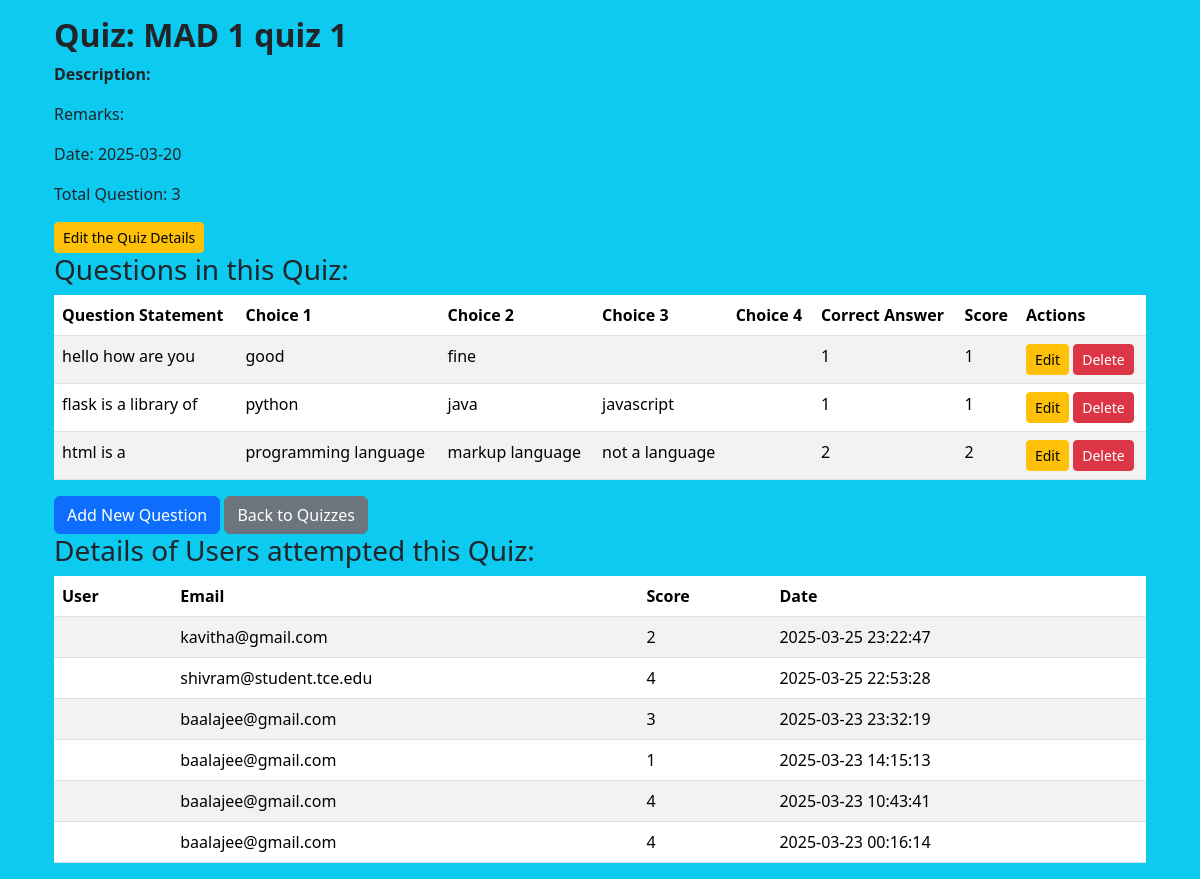
Screenshot of /admin/quiz/2 (signed in) with the database file from the repository.
### models/models.py (models this page shows)
class Quiz(db.Model):
    __tablename__ = "quizzes"
    id = db.Column(db.Integer, primary_key=True, autoincrement=True)
    chapter_id = db.Column(db.Integer, db.ForeignKey('chapters.id'), nullable=False)
    name = db.Column(db.String(50), nullable=False)
    description = db.Column(db.Text)
    remarks = db.Column(db.Text)
    date_of_quiz = db.Column(db.Date)
    chapter = db.relationship('Chapter', back_populates='quizzes')
    questions = db.relationship('Question', back_populates='quiz',cascade="all, delete-orphan")
    scores = db.relationship('Score', back_populates='quiz',cascade="all, delete-orphan")

class Question(db.Model):
    __tablename__ = "questions"
    id = db.Column(db.Integer, primary_key=True, autoincrement=True)
    quiz_id = db.Column(db.Integer, db.ForeignKey('quizzes.id'), nullable=False)
    question_statement = db.Column(db.Text, nullable=False)
    choice1 = db.Column(db.Text, nullable=False)
    choice2 = db.Column(db.Text, nullable=False)
    choice3 = db.Column(db.Text)
    choice4 = db.Column(db.Text)
    correct_answer = db.Column(db.Integer,nullable=False)
    score = db.Column(db.Integer)
    quiz = db.relationship('Quiz', back_populates='questions')

class Score(db.Model):
    __tablename__ = "scores"
    id = db.Column(db.Integer, primary_key=True, autoincrement=True)
    quiz_id = db.Column(db.Integer, db.ForeignKey('quizzes.id'), nullable=False)
    user_id = db.Column(db.Integer, db.ForeignKey('users.id'), nullable=False)
    timestamp = db.Column(db.DateTime, default=datetime.utcnow)
    total_score = db.Column(db.Integer, nullable=False)
    quiz = db.relationship('Quiz', back_populates='scores')
    user = db.relationship('User', back_populates='scores')

class User(db.Model):
    __tablename__ = "users"
    id = db.Column(db.Integer, primary_key=True, autoincrement=True)
    username = db.Column(db.String(50), nullable=False, unique=True)
    email = db.Column(db.String(100), nullable=False, unique=True)
    password = db.Column(db.String(255), nullable=False)
    full_name = db.Column(db.String(100), nullable=False)
    qualification = db.Column(db.String(50))
    dob = db.Column(db.Date)
    college = db.Column(db.String(100))
    roles = db.Column(db.String(50), nullable=False, default='user')
    scores = db.relationship('Score', back_populates='user',lazy=True)

### controllers/controllers.py (the view)
@controllers.route('/admin/quiz/<int:id>')
def quiz_show_detail(id):
    if not check_role('admin'):
        flash('You are not allowed here')
        return redirect(url_for('controllers.login'))
    quiz = Quiz.query.get_or_404(id)
    questions = Question.query.filter_by(quiz_id=quiz.id).all()
    scores = Score.query.filter_by(quiz_id=quiz.id).join(User).order_by(Score.timestamp.desc()).all()
    return render_template('quiz_show_detail.html', quiz=quiz, questions=questions, scores=scores)

### controllers/controllers.py (called while the page is built)
def check_role(role):
    if 'user_id' in session and session['role']==role:
        return True
    return False

### templates/quiz_show_detail.html
{% extends 'layout.html' %}
{% block body %}
<div class="container">
    <h2><strong>Quiz: {{ quiz.name }}</strong></h2>
    <p><strong>Description:</strong>{{ quiz.description }}</p>
    <p>Remarks: {{ quiz.remarks }}</p>
    <p>Date: {{ quiz.date_of_quiz }}</p>
    <p>Total Question: {{questions|length}}</p>
    <a href="{{url_for('controllers.quiz_edit',id=quiz.id)}}"class="btn btn-sm btn-warning">Edit the Quiz Details</a>
    <h3>Questions in this Quiz:</h3>
    {% if questions %}
        <table class="table table-striped">
            <thead>
                <tr>
                    <th>Question Statement</th>
                    <th>Choice 1</th>
                    <th>Choice 2</th>
                    <th>Choice 3</th>
                    <th>Choice 4</th>
                    <th>Correct Answer</th>
                    <th>Score</th>
                    <th>Actions</th>
                </tr>
            </thead>
            <tbody>
                {% for question in questions %}
                <tr>
                    <td>{{ question.question_statement }}</td>
                    <td>{{ question.choice1 }}</td>
                    <td>{{ question.choice2 }}</td>
                    <td>{{ question.choice3 }}</td>
                    <td>{{ question.choice4 }}</td>
                    <td>{{ question.correct_answer }}</td>
                    <td>{{ question.score }}</td>
                    <td>
                        <a href="{{ url_for('controllers.question_edit', id=question.id) }}" class="btn btn-sm btn-warning">Edit</a>
                        <form method="POST" action="{{ url_for('controllers.question_delete', id=question.id) }}" style="display: inline;">
                            <button type="submit" class="btn btn-sm btn-danger">Delete</button>
                        </form>
                    </td>
                </tr>
                {% endfor %}
            </tbody>
        </table>
    {% else %}
        <p>No questions found for this quiz.</p>
    {% endif %}
    <a href="{{ url_for('controllers.question_create', quiz_id=quiz.id) }}" class="btn btn-primary">Add New Question</a>
    <a href="{{ url_for('controllers.quiz_show') }}" class="btn btn-secondary">Back to Quizzes</a>
    <h3>Details of Users attempted this Quiz:</h3>
    {% if scores %}
        <table class="table table-striped">
            <thead>
                <tr>
                    <th>User</th>
                    <th>Email</th>
                    <th>Score</th>
                    <th>Date</th>
                </tr>
            </thead>
            <tbody>
                {% for score in scores %}
                <tr>
                    <td>{{ score.user.name }}</td>
                    <td>{{ score.user.email }}</td>
                    <td>{{ score.total_score }}</td>
                    <td>{{ score.timestamp.strftime('%Y-%m-%d %H:%M:%S') }}</td>
                </tr>
                {% endfor %}
            </tbody>
        </table>
    {% else %}
        <p>No User have attempted this quiz.</p>
    {% endif %}
</div>
{% endblock %}

### rows the page displays
Quiz: name "MAD 1 quiz 1", date_of_quiz "2025-03-20"
Question: question_statement "hello how are you", choice1 "good", choice2 "fine", correct_answer "1", score "1"
Question: question_statement "flask is a library of", choice1 "python", choice2 "java", choice3 "javascript", correct_answer "1", score "1"
Question: question_statement "html is a", choice1 "programming language", choice2 "markup language", choice3 "not a language", correct_answer "2", score "2"
Score: user.email "kavitha@gmail.com", total_score "2", timestamp "2025-03-25 23:22:47"
Score: user.email "shivram@student.tce.edu", total_score "4", timestamp "2025-03-25 22:53:28"
Score: user.email "baalajee@gmail.com", total_score "3", timestamp "2025-03-23 23:32:19"
Score: user.email "baalajee@gmail.com", total_score "1", timestamp "2025-03-23 14:15:13"
Score: user.email "baalajee@gmail.com", total_score "4", timestamp "2025-03-23 10:43:41"
Score: user.email "baalajee@gmail.com", total_score "4", timestamp "2025-03-23 00:16:14"

### other values shown
{{ questions|length }} "3"
